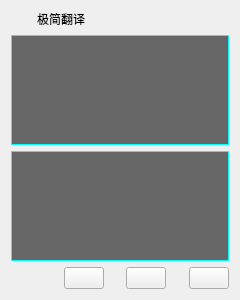
<?xml version="1.0" encoding="UTF-8"?>
<ui version="4.0">
 <class>Fanyer</class>
 <widget class="QFrame" name="Fanyer">
  <property name="geometry">
   <rect>
    <x>0</x>
    <y>0</y>
    <width>240</width>
    <height>300</height>
   </rect>
  </property>
  <property name="maximumSize">
   <size>
    <width>16777215</width>
    <height>16777215</height>
   </size>
  </property>
  <property name="windowTitle">
   <string> 极简翻译</string>
  </property>
  <property name="windowIcon">
   <iconset>
    <normaloff>:/icons/ya.ico</normaloff>:/icons/ya.ico</iconset>
  </property>
  <layout class="QVBoxLayout" name="verticalLayout">
   <property name="topMargin">
    <number>9</number>
   </property>
   <item>
    <layout class="QHBoxLayout" name="horizontalLayout_3">
     <item>
      <widget class="QLabel" name="Icon">
       <property name="minimumSize">
        <size>
         <width>20</width>
         <height>20</height>
        </size>
       </property>
       <property name="maximumSize">
        <size>
         <width>20</width>
         <height>20</height>
        </size>
       </property>
       <property name="styleSheet">
        <string notr="true">QLabel{
border-image: url(./icons/ya.ico);
}</string>
       </property>
       <property name="text">
        <string/>
       </property>
      </widget>
     </item>
     <item>
      <widget class="QLabel" name="label">
       <property name="text">
        <string>极简翻译</string>
       </property>
      </widget>
     </item>
     <item>
      <spacer name="horizontalSpacer">
       <property name="orientation">
        <enum>Qt::Horizontal</enum>
       </property>
       <property name="sizeHint" stdset="0">
        <size>
         <width>40</width>
         <height>20</height>
        </size>
       </property>
      </spacer>
     </item>
    </layout>
   </item>
   <item>
    <widget class="QPlainTextEdit" name="TextFrom">
     <property name="toolTip">
      <string>输入你想翻译的文本</string>
     </property>
     <property name="styleSheet">
      <string notr="true">QPlainTextEdit {
    background-color: rgba(8, 8, 8, 150);
    color: #ffff00;
	border: 1px solid #00ffff
}</string>
     </property>
     <property name="plainText">
      <string/>
     </property>
    </widget>
   </item>
   <item>
    <widget class="QPlainTextEdit" name="TextTo">
     <property name="focusPolicy">
      <enum>Qt::ClickFocus</enum>
     </property>
     <property name="toolTip">
      <string>这里将显示翻译结果</string>
     </property>
     <property name="styleSheet">
      <string notr="true">QPlainTextEdit {
    background-color: rgba(8, 8, 8, 150);
    color: #00ffff;
	border: 1px solid #00ffff
}</string>
     </property>
     <property name="readOnly">
      <bool>false</bool>
     </property>
     <property name="plainText">
      <string/>
     </property>
    </widget>
   </item>
   <item>
    <layout class="QHBoxLayout" name="horizontalLayout_2">
     <item>
      <widget class="QPushButton" name="pBtnCopyTranlate">
       <property name="maximumSize">
        <size>
         <width>30</width>
         <height>20</height>
        </size>
       </property>
       <property name="cursor">
        <cursorShape>PointingHandCursor</cursorShape>
       </property>
       <property name="focusPolicy">
        <enum>Qt::ClickFocus</enum>
       </property>
       <property name="toolTip">
        <string>复制翻译结果</string>
       </property>
       <property name="styleSheet">
        <string notr="true">QPushButton {
	background-color: transparent;
}

QPushButton:hover {
	background-color: rgb(229, 242, 250);
}</string>
       </property>
       <property name="text">
        <string/>
       </property>
       <property name="icon">
        <iconset>
         <normaloff>icons/drip_copy.ico</normaloff>icons/drip_copy.ico</iconset>
       </property>
       <property name="flat">
        <bool>true</bool>
       </property>
      </widget>
     </item>
     <item>
      <spacer name="horizontalSpacer_2">
       <property name="orientation">
        <enum>Qt::Horizontal</enum>
       </property>
       <property name="sizeHint" stdset="0">
        <size>
         <width>40</width>
         <height>20</height>
        </size>
       </property>
      </spacer>
     </item>
     <item>
      <widget class="QPushButton" name="pBtnEnToZh">
       <property name="text">
        <string/>
       </property>
       <property name="icon">
        <iconset>
         <normaloff>icons/empty_zh.ico</normaloff>icons/empty_zh.ico</iconset>
       </property>
      </widget>
     </item>
     <item>
      <spacer name="horizontalSpacer_3">
       <property name="orientation">
        <enum>Qt::Horizontal</enum>
       </property>
       <property name="sizeHint" stdset="0">
        <size>
         <width>40</width>
         <height>20</height>
        </size>
       </property>
      </spacer>
     </item>
     <item>
      <widget class="QPushButton" name="pBtnZhToEn">
       <property name="text">
        <string/>
       </property>
       <property name="icon">
        <iconset>
         <normaloff>icons/black_en.ico</normaloff>icons/black_en.ico</iconset>
       </property>
      </widget>
     </item>
     <item>
      <spacer name="horizontalSpacer_4">
       <property name="orientation">
        <enum>Qt::Horizontal</enum>
       </property>
       <property name="sizeHint" stdset="0">
        <size>
         <width>40</width>
         <height>20</height>
        </size>
       </property>
      </spacer>
     </item>
     <item>
      <widget class="QPushButton" name="pBtnPin">
       <property name="text">
        <string/>
       </property>
       <property name="icon">
        <iconset>
         <normaloff>icons/drip_pin.ico</normaloff>icons/drip_pin.ico</iconset>
       </property>
      </widget>
     </item>
    </layout>
   </item>
  </layout>
 </widget>
 <resources/>
 <connections/>
</ui>
